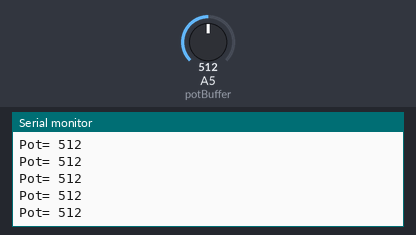
A sketch run on a simulated Arduino Uno, built with avr-gcc and run on an emulated ATmega328P. Shown: the last lines printed to the serial monitor. Inputs (shaded band) come from the test bench; at power-on: A5 (potBuffer) = 512.

Above: at 2.7 s.
2.8 s: A5 (potBuffer) set to 981
At 3.6 s:
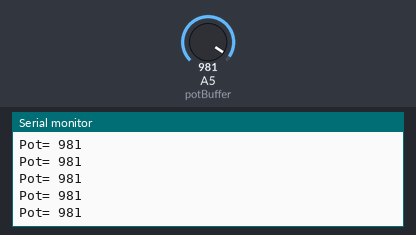
4.3 s: A5 (potBuffer) set to 1007
At 4.8 s:
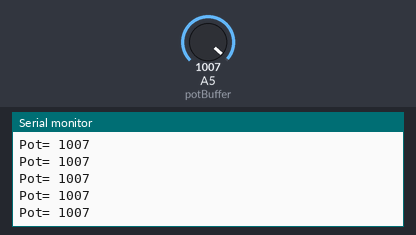
Timing chart, 0 to 7.3 s (numbered marks = the images above; inputs shaded):
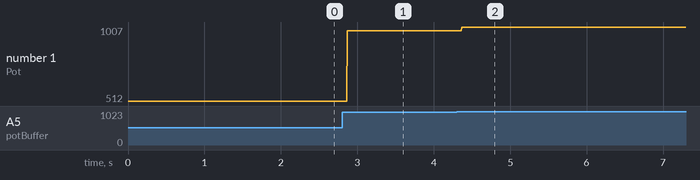

The sketch:

POT.ino
```cpp
/**
 * 电位器
 *
 */
int potBuffer=5;
int val=0;
void setup() {
  Serial.begin(9600);
}

void loop() {
  val=analogRead(potBuffer);
  Serial.print("Pot= ");
  Serial.println(val);
}
```

Measured:
- after the input at 2.8 s, the serial monitor: prints a new line after 0.07 s (image 1)
- after the input at 4.3 s, the serial monitor: prints a new line after 0.07 s (image 2)
- plotted number 1: 512 → 981 after the input at 2.8 s, 981 → 1007 after the input at 4.3 s
